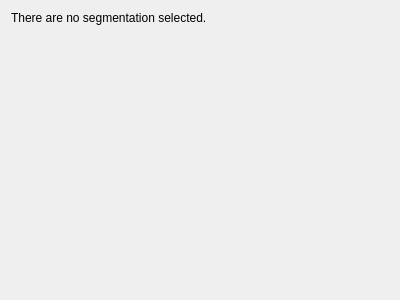
<?xml version="1.0" encoding="UTF-8"?>
<ui version="4.0">
 <class>ESPINA::EmptyHistory</class>
 <widget class="QWidget" name="ESPINA::EmptyHistory">
  <property name="geometry">
   <rect>
    <x>0</x>
    <y>0</y>
    <width>400</width>
    <height>300</height>
   </rect>
  </property>
  <layout class="QVBoxLayout" name="verticalLayout">
   <item>
    <widget class="QLabel" name="label">
     <property name="text">
      <string>There are no segmentation selected.</string>
     </property>
    </widget>
   </item>
   <item>
    <spacer name="verticalSpacer">
     <property name="orientation">
      <enum>Qt::Vertical</enum>
     </property>
     <property name="sizeHint" stdset="0">
      <size>
       <width>20</width>
       <height>40</height>
      </size>
     </property>
    </spacer>
   </item>
  </layout>
 </widget>
 <resources/>
 <connections/>
</ui>
